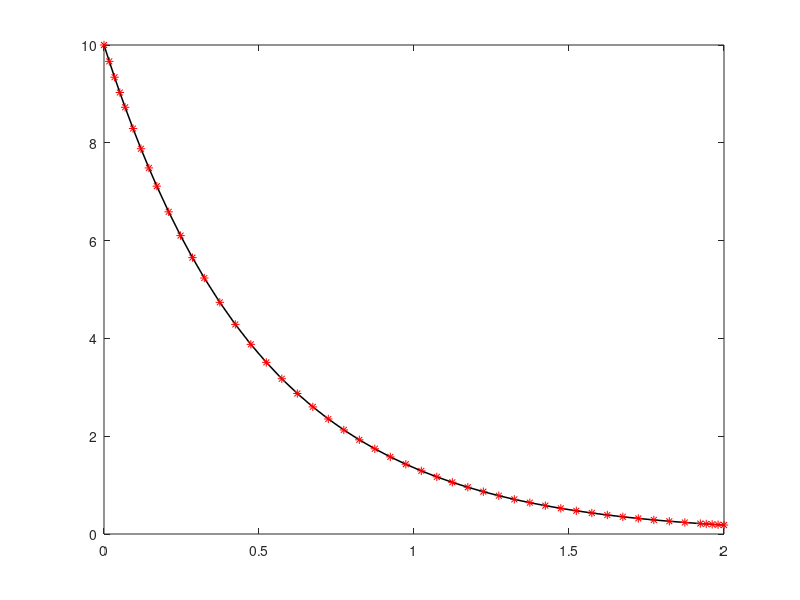

This chart was generated by the following MATLAB code:
function ej70est

f = @(t,y) -2*y;

[tt,yy] = ode45 (f, [0,2], 10);

plot (tt,yy,'k','LineWidth',1.1)

hold on
exacta = 10*exp(-2*tt);
plot(tt,exacta,'*r')
shg